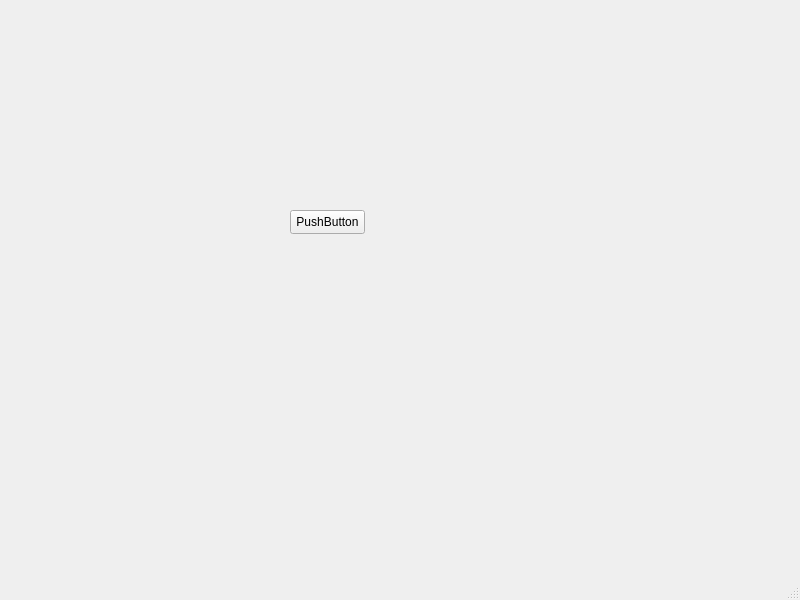
<?xml version="1.0" encoding="UTF-8"?>
<ui version="4.0">
 <class>MainWindow</class>
 <widget class="QMainWindow" name="MainWindow">
  <property name="geometry">
   <rect>
    <x>0</x>
    <y>0</y>
    <width>800</width>
    <height>600</height>
   </rect>
  </property>
  <property name="windowTitle">
   <string>MainWindow</string>
  </property>
  <widget class="QWidget" name="centralwidget">
   <widget class="QPushButton" name="pushButton">
    <property name="geometry">
     <rect>
      <x>290</x>
      <y>210</y>
      <width>75</width>
      <height>24</height>
     </rect>
    </property>
    <property name="text">
     <string>PushButton</string>
    </property>
    <property name="icon">
     <iconset resource="resources.qrc">
      <normaloff>:/icons/images/icons/cil-3d.png</normaloff>:/icons/images/icons/cil-3d.png</iconset>
    </property>
   </widget>
  </widget>
  <widget class="QMenuBar" name="menubar">
   <property name="geometry">
    <rect>
     <x>0</x>
     <y>0</y>
     <width>800</width>
     <height>22</height>
    </rect>
   </property>
  </widget>
  <widget class="QStatusBar" name="statusbar"/>
 </widget>
 <resources>
  <include location="resources.qrc"/>
 </resources>
 <connections/>
</ui>
